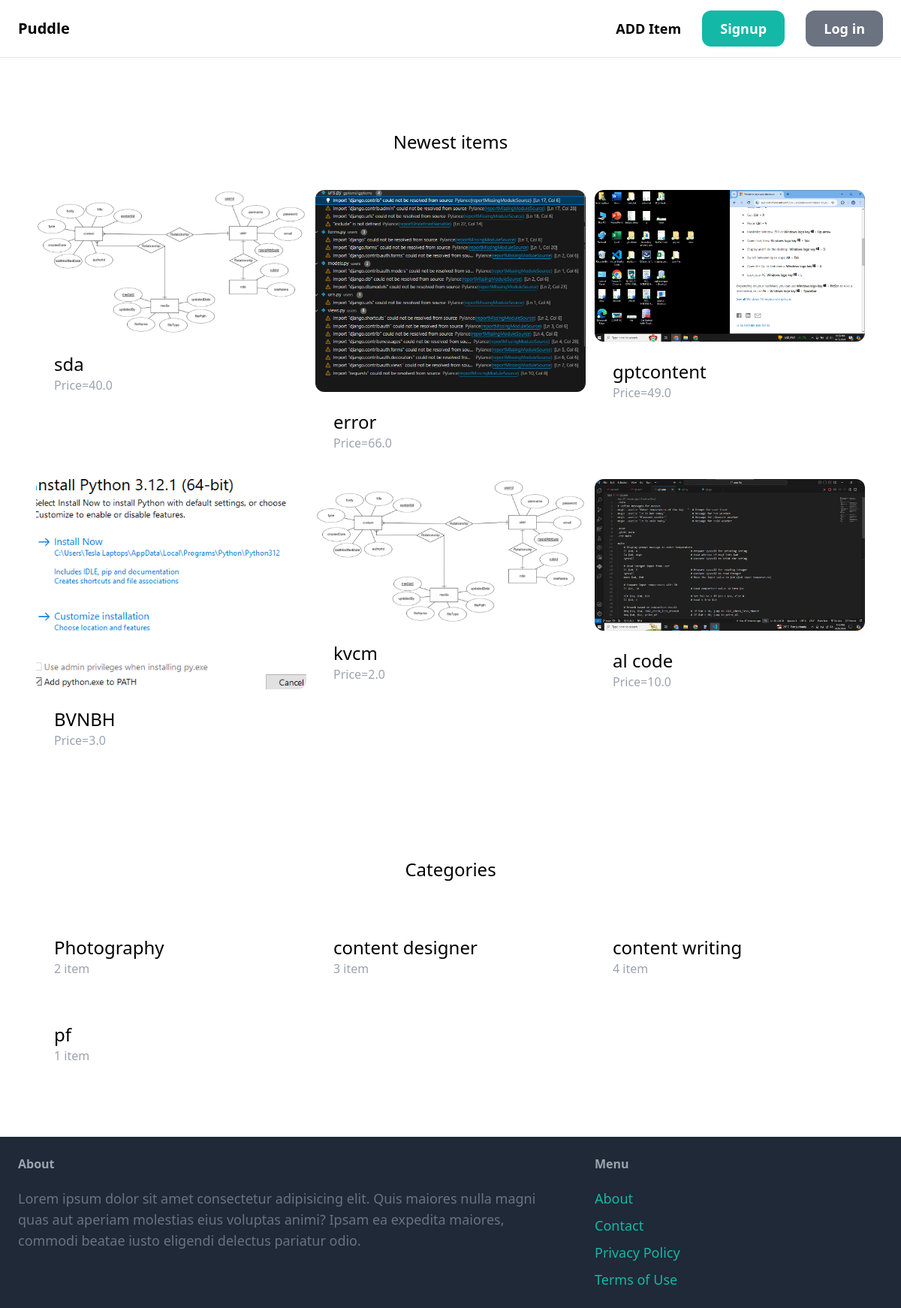
The page / on the database its author committed.
### item/models.py (models this page shows, shortened)
class Item(models.Model):
    category = models.ForeignKey(Category, related_name='items',on_delete=models.CASCADE)
    name = models.CharField(max_length=255)
    description = models.TextField(blank=True, null=True)
    price = models.FloatField()
    is_sold = models.BooleanField(default=False)
    created_at = models.DateTimeField(auto_now_add=True)
    created_by = models.ForeignKey(User, related_name='items', on_delete = models.CASCADE)
    image = models.ImageField(upload_to='item_images',blank=True,null=True)

class Category(models.Model):
    name = models.CharField(max_length=255)
    class Meta:
        ordering = ('name',)
        verbose_name_plural = 'Categories'

### core/views.py (the view)
# urls.py: path('', views.index, name='index'),
def index(request):
    items = Item.objects.filter(is_sold=False)[0:6]
    categories=Category.objects.all()
    return render(request, 'core/index.html', {
        'categories':categories,
        'items':items,})

### core/templates/core/index.html (shortened to what this page needs)
{% extends 'core/base.html' %}
{% block content %}
<div class="mt-6 px-6 py-12 bg-gray-10 rounded-xl">
    <h2 class="mb-12 text-2xl text-center">Newest items</h2>
    <div class="grid grid-cols-3 gap-3">
    {% for item in items %}
    <div>
        <a href="{% url 'item:detail' item.id %}">
            <div>
                <img src="{{ item.image.url }}" class="rounded-xl" >
            </div>
            <div class="p-6 bg-white rounded-xl">
                <h2 class="text-2xl">{{ item.name }}</h2>
                <p class="text-gray-400">Price={{ item.price }}</p>
            </div>
        </a>
    </div>
    {% endfor %}
</div>
</div>
<div class="mt-6 px-6 py-12 bg-gray-10 rounded-xl">
    <h2 class="mb-12 text-2xl text-center">Categories</h2>
    <div class="grid grid-cols-3 gap-3">
        {% for Category in categories %}
        <div>
            <a href="#">
                <div class="p-6 bg-white rounded-xl">
                    <h2 class="text-2xl">{{Category.name }}</h2>
                    <p class="text-gray-400">{{Category.items.count }} item</p>
                </div>
            </a>
        </div>
        {% endfor %}
    </div>
</div>
{% endblock %}

### rows shown on the page
Item: image (picture), name "sda", price "40.0"
Item: image (picture), name "error", price "66.0"
Item: image (picture), name "gptcontent", price "49.0"
Item: image (picture), name "BVNBH", price "3.0"
Item: image (picture), name "kvcm", price "2.0"
Item: image (picture), name "al code", price "10.0"
Category: name "Photography", items.count "2"
Category: name "content designer", items.count "3"
Category: name "content writing", items.count "4"
Category: name "pf", items.count "1"
